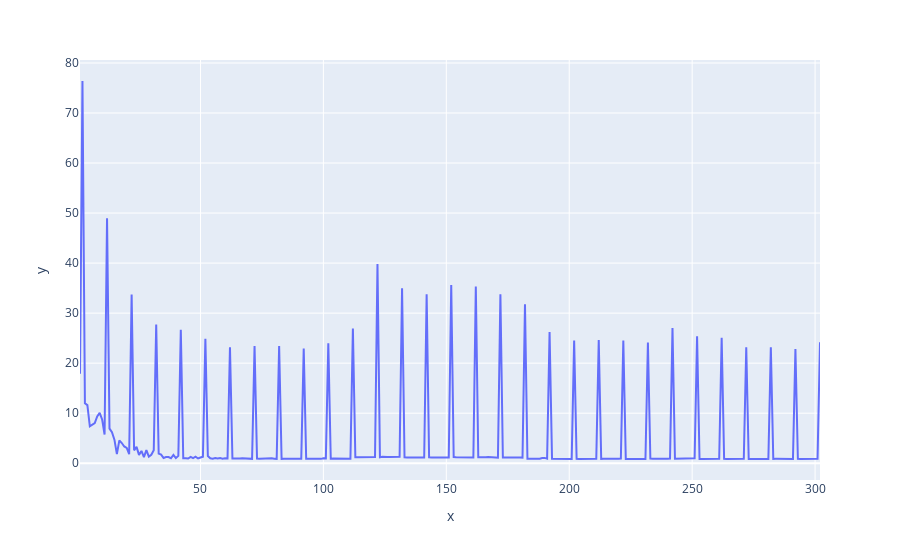

Source (notebook cell):
### Code cell
keys = time_itr_dict.keys()
values = time_itr_dict.values()

px.line(x=keys,y=values)

### Figure 1 — Plotly figure (JSON) as saved in the notebook; plotly's stock layout.template omitted (floating-point values rounded to 4 significant figures; data arrays with more than 128 entries replaced by an {"elided": "..."} marker saying what was removed)
{"data": [{"hovertemplate": "x=%{x}<br>y=%{y}<extra></extra>", "legendgroup": "", "line": {"color": "#636efa", "dash": "solid"}, "mode": "lines", "name": "", "orientation": "v", "showlegend": false, "type": "scatter", "x": {"elided": "302 int values"}, "xaxis": "x", "y": {"elided": "302 float values"}, "yaxis": "y"}], "layout": {"legend": {"tracegroupgap": 0}, "margin": {"t": 60}, "xaxis": {"anchor": "y", "domain": [0, 1], "title": {"text": "x"}}, "yaxis": {"anchor": "x", "domain": [0, 1], "title": {"text": "y"}}}}
